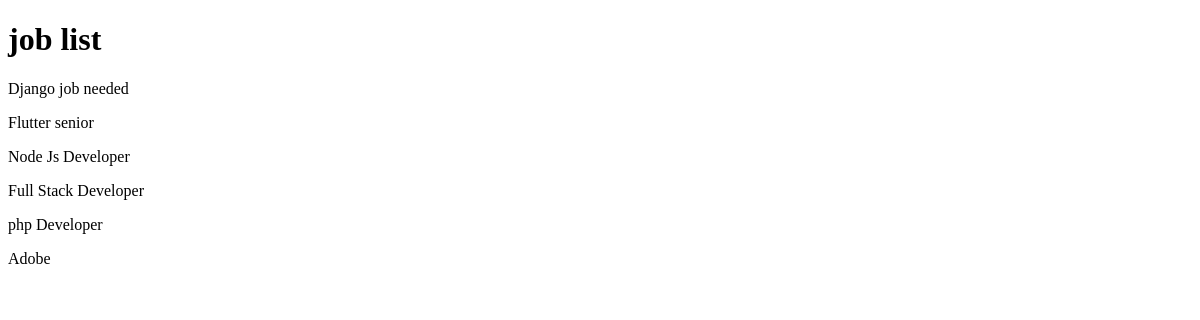
The app's page /jobs/, older data.
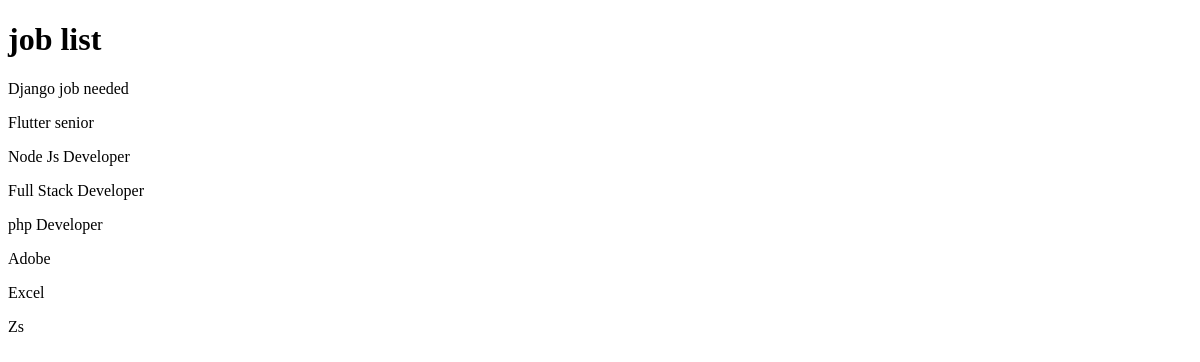
The same page, newer data.
### job/models.py (models this page shows)
class Job(models.Model):
    title= models.CharField(max_length=100)
    job_type= models.CharField(max_length=15 ,choices=JOB_TYPE)
    description= models.TextField(max_length=1000)
    published_at= models.DateTimeField(auto_now=True)
    vacancy = models.IntegerField(default=1)
    salary = models.IntegerField(default=0)
    experience = models.IntegerField(default=1)
    categroy = models.ForeignKey(Categroy,on_delete=models.CASCADE)
    image=models.ImageField(upload_to="image_jobs")
    def __str__(self):
        return self.title

### job/views.py (the view)
# urls.py: path('',views.job_list ),
def job_list(request):
    job_list = Job.objects.all()
    context = {'jobs': job_list}
    return render(request,'job/job_list.html',context)

### job/templates/job/job_list.html (shortened to what this page needs)
<!DOCTYPE html>
<html>
  <head>
    <link rel="stylesheet" href="" />
  </head>
  <body>
    <h1>job list</h1>
    {%for job in jobs%}
    <p>{{job}}</p>
    {% endfor %}
  </body>
</html>

Row changes from the older to the newer data that the page shows:
added Job: title "Excel"
added Job: title "Zs"
